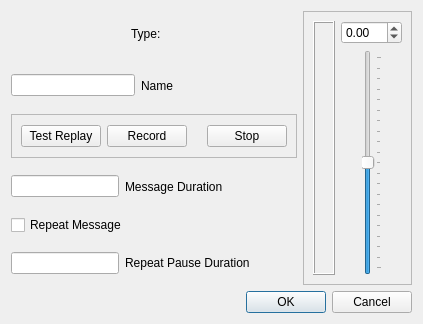
<?xml version="1.0" encoding="UTF-8"?>
<ui version="4.0">
 <class>TxVmInternalButtonDialog</class>
 <widget class="QDialog" name="TxVmInternalButtonDialog">
  <property name="geometry">
   <rect>
    <x>0</x>
    <y>0</y>
    <width>423</width>
    <height>324</height>
   </rect>
  </property>
  <property name="windowTitle">
   <string>Internal Keyer Button Setup</string>
  </property>
  <layout class="QVBoxLayout" name="verticalLayout_2">
   <item>
    <layout class="QHBoxLayout" name="horizontalLayout_8">
     <item>
      <layout class="QVBoxLayout" name="verticalLayout">
       <item>
        <layout class="QHBoxLayout" name="horizontalLayout">
         <item>
          <spacer name="horizontalSpacer">
           <property name="orientation">
            <enum>Qt::Horizontal</enum>
           </property>
           <property name="sizeHint" stdset="0">
            <size>
             <width>107</width>
             <height>46</height>
            </size>
           </property>
          </spacer>
         </item>
         <item>
          <widget class="QLabel" name="label_3">
           <property name="text">
            <string>Type: </string>
           </property>
          </widget>
         </item>
         <item>
          <widget class="QLabel" name="txVmTypeLbl">
           <property name="text">
            <string/>
           </property>
          </widget>
         </item>
         <item>
          <spacer name="horizontalSpacer_2">
           <property name="orientation">
            <enum>Qt::Horizontal</enum>
           </property>
           <property name="sizeHint" stdset="0">
            <size>
             <width>107</width>
             <height>46</height>
            </size>
           </property>
          </spacer>
         </item>
        </layout>
       </item>
       <item>
        <layout class="QHBoxLayout" name="horizontalLayout_3">
         <item>
          <widget class="QLineEdit" name="txVmNameEdit"/>
         </item>
         <item>
          <widget class="QLabel" name="label">
           <property name="text">
            <string>Name</string>
           </property>
          </widget>
         </item>
         <item>
          <spacer name="horizontalSpacer_5">
           <property name="orientation">
            <enum>Qt::Horizontal</enum>
           </property>
           <property name="sizeHint" stdset="0">
            <size>
             <width>40</width>
             <height>20</height>
            </size>
           </property>
          </spacer>
         </item>
        </layout>
       </item>
       <item>
        <widget class="QFrame" name="recordingFrame">
         <property name="frameShape">
          <enum>QFrame::StyledPanel</enum>
         </property>
         <property name="frameShadow">
          <enum>QFrame::Raised</enum>
         </property>
         <layout class="QVBoxLayout" name="verticalLayout_5">
          <item>
           <layout class="QHBoxLayout" name="horizontalLayout_5">
            <item>
             <widget class="QPushButton" name="replayButton">
              <property name="text">
               <string>Test Replay</string>
              </property>
             </widget>
            </item>
            <item>
             <spacer name="horizontalSpacer_6">
              <property name="orientation">
               <enum>Qt::Horizontal</enum>
              </property>
              <property name="sizeHint" stdset="0">
               <size>
                <width>8</width>
                <height>20</height>
               </size>
              </property>
             </spacer>
            </item>
            <item>
             <widget class="QPushButton" name="recordButton">
              <property name="text">
               <string>Record</string>
              </property>
             </widget>
            </item>
            <item>
             <spacer name="horizontalSpacer_7">
              <property name="orientation">
               <enum>Qt::Horizontal</enum>
              </property>
              <property name="sizeHint" stdset="0">
               <size>
                <width>40</width>
                <height>20</height>
               </size>
              </property>
             </spacer>
            </item>
            <item>
             <widget class="QPushButton" name="stopButton">
              <property name="text">
               <string>Stop</string>
              </property>
             </widget>
            </item>
           </layout>
          </item>
         </layout>
        </widget>
       </item>
       <item>
        <layout class="QHBoxLayout" name="horizontalLayout_2">
         <item>
          <widget class="QLineEdit" name="txVmMessageDur"/>
         </item>
         <item>
          <widget class="QLabel" name="messageDurLbl">
           <property name="text">
            <string>Message Duration</string>
           </property>
          </widget>
         </item>
         <item>
          <spacer name="horizontalSpacer_4">
           <property name="orientation">
            <enum>Qt::Horizontal</enum>
           </property>
           <property name="sizeHint" stdset="0">
            <size>
             <width>40</width>
             <height>20</height>
            </size>
           </property>
          </spacer>
         </item>
        </layout>
       </item>
       <item>
        <widget class="QCheckBox" name="txVmRepeatChkBox">
         <property name="text">
          <string>Repeat Message</string>
         </property>
        </widget>
       </item>
       <item>
        <layout class="QHBoxLayout" name="horizontalLayout_4">
         <item>
          <widget class="QLineEdit" name="txVmRepeatPauseDur"/>
         </item>
         <item>
          <widget class="QLabel" name="label_2">
           <property name="text">
            <string>Repeat Pause Duration</string>
           </property>
          </widget>
         </item>
         <item>
          <spacer name="horizontalSpacer_3">
           <property name="orientation">
            <enum>Qt::Horizontal</enum>
           </property>
           <property name="sizeHint" stdset="0">
            <size>
             <width>40</width>
             <height>20</height>
            </size>
           </property>
          </spacer>
         </item>
        </layout>
       </item>
      </layout>
     </item>
     <item>
      <widget class="QFrame" name="levelsFrame">
       <property name="frameShape">
        <enum>QFrame::StyledPanel</enum>
       </property>
       <property name="frameShadow">
        <enum>QFrame::Raised</enum>
       </property>
       <layout class="QHBoxLayout" name="horizontalLayout_7">
        <item>
         <widget class="QFrame" name="frame">
          <property name="frameShape">
           <enum>QFrame::Box</enum>
          </property>
          <property name="frameShadow">
           <enum>QFrame::Raised</enum>
          </property>
          <layout class="QVBoxLayout" name="verticalLayout_3">
           <item>
            <widget class="LevelMeter" name="levelMeter" native="true"/>
           </item>
          </layout>
         </widget>
        </item>
        <item>
         <layout class="QVBoxLayout" name="verticalLayout_4">
          <item>
           <widget class="QDoubleSpinBox" name="recordLevel">
            <property name="minimum">
             <double>-10.000000000000000</double>
            </property>
            <property name="maximum">
             <double>20.000000000000000</double>
            </property>
           </widget>
          </item>
          <item>
           <layout class="QHBoxLayout" name="horizontalLayout_6">
            <item>
             <spacer name="horizontalSpacer_8">
              <property name="orientation">
               <enum>Qt::Horizontal</enum>
              </property>
              <property name="sizeHint" stdset="0">
               <size>
                <width>13</width>
                <height>17</height>
               </size>
              </property>
             </spacer>
            </item>
            <item>
             <widget class="QSlider" name="recordSlider">
              <property name="minimum">
               <number>-100</number>
              </property>
              <property name="maximum">
               <number>100</number>
              </property>
              <property name="orientation">
               <enum>Qt::Vertical</enum>
              </property>
              <property name="tickPosition">
               <enum>QSlider::TicksBelow</enum>
              </property>
              <property name="tickInterval">
               <number>10</number>
              </property>
             </widget>
            </item>
            <item>
             <spacer name="horizontalSpacer_9">
              <property name="orientation">
               <enum>Qt::Horizontal</enum>
              </property>
              <property name="sizeHint" stdset="0">
               <size>
                <width>13</width>
                <height>17</height>
               </size>
              </property>
             </spacer>
            </item>
           </layout>
          </item>
         </layout>
        </item>
       </layout>
      </widget>
     </item>
    </layout>
   </item>
   <item>
    <widget class="QDialogButtonBox" name="buttonBox">
     <property name="orientation">
      <enum>Qt::Horizontal</enum>
     </property>
     <property name="standardButtons">
      <set>QDialogButtonBox::Cancel|QDialogButtonBox::Ok</set>
     </property>
    </widget>
   </item>
  </layout>
 </widget>
 <customwidgets>
  <customwidget>
   <class>LevelMeter</class>
   <extends>QWidget</extends>
   <header>levelmeter.h</header>
   <container>1</container>
  </customwidget>
 </customwidgets>
 <resources/>
 <connections/>
</ui>
